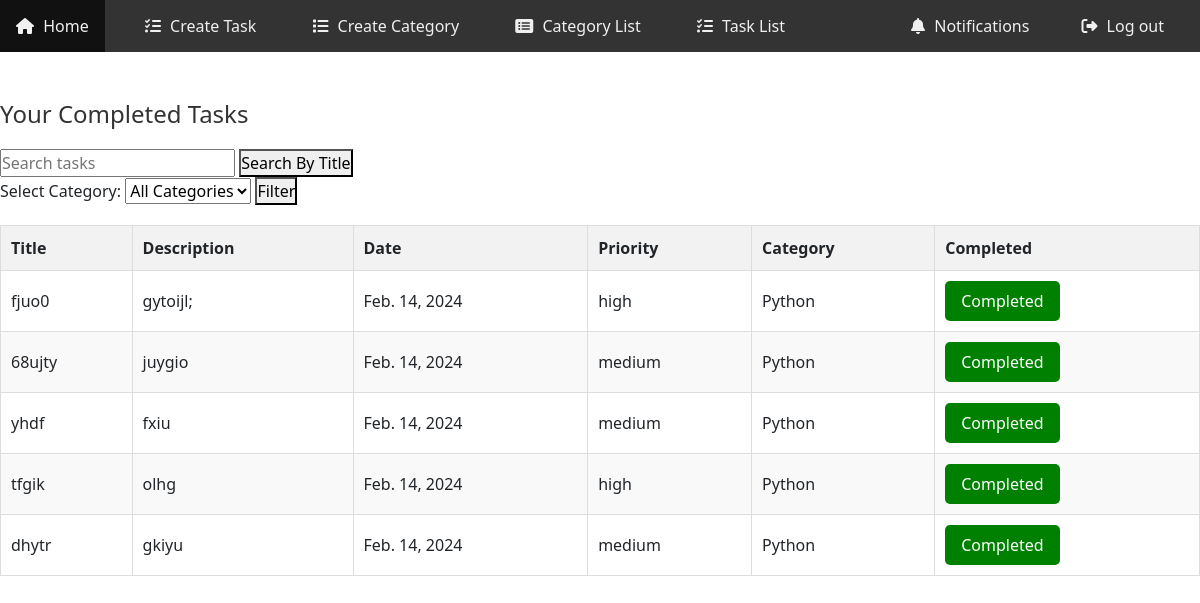
The page /TaskCompleteViewPage/18 (signed in) on the database its author committed.
### myApp/models.py (models this page shows, shortened)
class myTaskModel(models.Model):
    PRIORITY_CHOICES = [
        ('low', 'Low'),
        ('medium', 'Medium'),
        ('high', 'High'),
    ]
    title = models.CharField(max_length=200)
    description = models.TextField(blank=True, null=True)
    due_date = models.DateField(blank=True, null=True)
    priority = models.CharField(max_length=10, choices=PRIORITY_CHOICES, default='medium')
    completed = models.BooleanField(default=False)
    completed_date = models.DateTimeField(null=True, blank=True)
    notes = models.TextField(blank=True, null=True)
    category = models.ForeignKey(TaskCategory, on_delete=models.SET_NULL, blank=True, null=True)
    user = models.ForeignKey(Custom_User, on_delete=models.CASCADE)
    upcoming_tasks = models.BooleanField(default=True)

class TaskCategory(models.Model):
    name = models.CharField(max_length=50)
    user = models.ForeignKey(Custom_User, on_delete=models.CASCADE)
    def __str__(self):
        return self.name

### myProject/views.py (the view)
# urls.py: path('TaskCompleteViewPage/<str:myid>', TaskCompleteViewPage, name='TaskCompleteViewPage'),
def TaskCompleteViewPage(request, myid):
    try:
        task = get_object_or_404(myTaskModel, pk=myid, user=request.user, completed=False)
        task.completed = True
        task.save()
        messages.success(request, 'Task completed successfully!')
    except Http404:
        messages.error(request, 'Task not found or already completed.')
    completed_tasks = myTaskModel.objects.filter(user=request.user, completed=True)
    return render(request, 'completed_task_list.html', {'tasks': completed_tasks})

### template/completed_task_list.html (shortened to what this page needs)
{% include "navbar.html" %}
{% block content %}
<h1>Your Completed Tasks</h1>
<div class="search-box">
    <form method="get" action="{% url 'searchTaskPage' %}">
        <input type="text" name="search" placeholder="Search tasks">
        <button type="submit">Search By Title</button>
    </form>
</div>
<div>
    <form method="get" action="{% url 'searchTaskPage' %}">
        <label for="category-filter">Select Category:</label>
        <select id="category-filter" name="category">
            <option value="">All Categories</option>
        </select>
        <button type="submit">Filter</button>
    </form>
</div>
<table class="task-table">
    <thead>
        <tr>
            <th>Title</th>
            <th>Description</th>
            <th>Date</th>
            <th>Priority</th>
            <th>Category</th>
            <th>Completed</th>
        </tr>
    </thead>
    <tbody>
        {% for task in tasks %}
            {% if task.completed %}
                <tr>
                    <td>{{ task.title }}</td>
                    <td>{{ task.description }}</td>
                    <td>{{ task.due_date }}</td>
                    <td>{{ task.priority }}</td>
                    <td>{{ task.category }}</td>
                    <td>
                        <button class="btn-success">Completed</button>
                    </td>
                </tr>
            {% endif %}
        {% endfor %}
    </tbody>
</table>
{% endblock content %}

### template/navbar.html (style rules this page uses)
* { margin: 0; padding: 0; box-sizing: border-box; }

### template/completed_task_list.html (style rules this page uses)
h1 { color: #333; font-size: 24px; margin-bottom: 20px; }
.task-table { width: 100%; border-collapse: collapse; margin-top: 20px; }
.task-table th, .task-table td { border: 1px solid #ddd; padding: 10px; text-align: left; }
.task-table th { background-color: #f2f2f2; font-weight: bold; }
.task-table tbody tr:nth-child(even) { background-color: #f9f9f9; }
.btn-success { background-color: green; color: #fff; border: none; padding: 8px 16px; border-radius: 5px; cursor: pointer; transition: background-color 0.3s; }

### rows shown on the page
myTaskModel: title "fjuo0", description "gytoijl;", due_date "Feb. 14, 2024", priority "high", category "Python"
myTaskModel: title "68ujty", description "juygio", due_date "Feb. 14, 2024", priority "medium", category "Python"
myTaskModel: title "yhdf", description "fxiu", due_date "Feb. 14, 2024", priority "medium", category "Python"
myTaskModel: title "tfgik", description "olhg", due_date "Feb. 14, 2024", priority "high", category "Python"
myTaskModel: title "dhytr", description "gkiyu", due_date "Feb. 14, 2024", priority "medium", category "Python"
